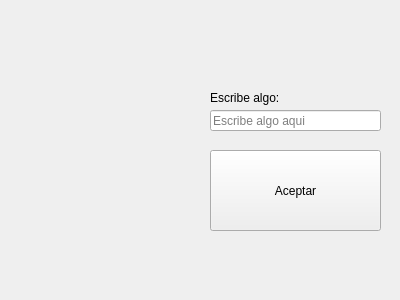
<?xml version="1.0" encoding="UTF-8"?>
<ui version="4.0">
 <class>MainWindow</class>
 <widget class="QMainWindow" name="MainWindow">
  <property name="geometry">
   <rect>
    <x>0</x>
    <y>0</y>
    <width>400</width>
    <height>300</height>
   </rect>
  </property>
  <property name="minimumSize">
   <size>
    <width>400</width>
    <height>300</height>
   </size>
  </property>
  <property name="maximumSize">
   <size>
    <width>400</width>
    <height>300</height>
   </size>
  </property>
  <property name="windowTitle">
   <string>El Trumpas</string>
  </property>
  <widget class="QWidget" name="centralwidget">
   <widget class="QLabel" name="label">
    <property name="geometry">
     <rect>
      <x>10</x>
      <y>30</y>
      <width>181</width>
      <height>251</height>
     </rect>
    </property>
    <property name="text">
     <string/>
    </property>
    <property name="pixmap">
     <pixmap>trump.png</pixmap>
    </property>
    <property name="scaledContents">
     <bool>true</bool>
    </property>
   </widget>
   <widget class="QLineEdit" name="txtEntrada">
    <property name="geometry">
     <rect>
      <x>210</x>
      <y>110</y>
      <width>171</width>
      <height>21</height>
     </rect>
    </property>
    <property name="maxLength">
     <number>10</number>
    </property>
    <property name="echoMode">
     <enum>QLineEdit::EchoMode::Normal</enum>
    </property>
    <property name="placeholderText">
     <string>Escribe algo aqui</string>
    </property>
   </widget>
   <widget class="QLabel" name="label_2">
    <property name="geometry">
     <rect>
      <x>210</x>
      <y>90</y>
      <width>161</width>
      <height>16</height>
     </rect>
    </property>
    <property name="text">
     <string>Escribe algo:</string>
    </property>
   </widget>
   <widget class="QPushButton" name="btnAceptar">
    <property name="geometry">
     <rect>
      <x>210</x>
      <y>150</y>
      <width>171</width>
      <height>81</height>
     </rect>
    </property>
    <property name="text">
     <string>Aceptar</string>
    </property>
   </widget>
  </widget>
 </widget>
 <resources/>
 <connections/>
</ui>
